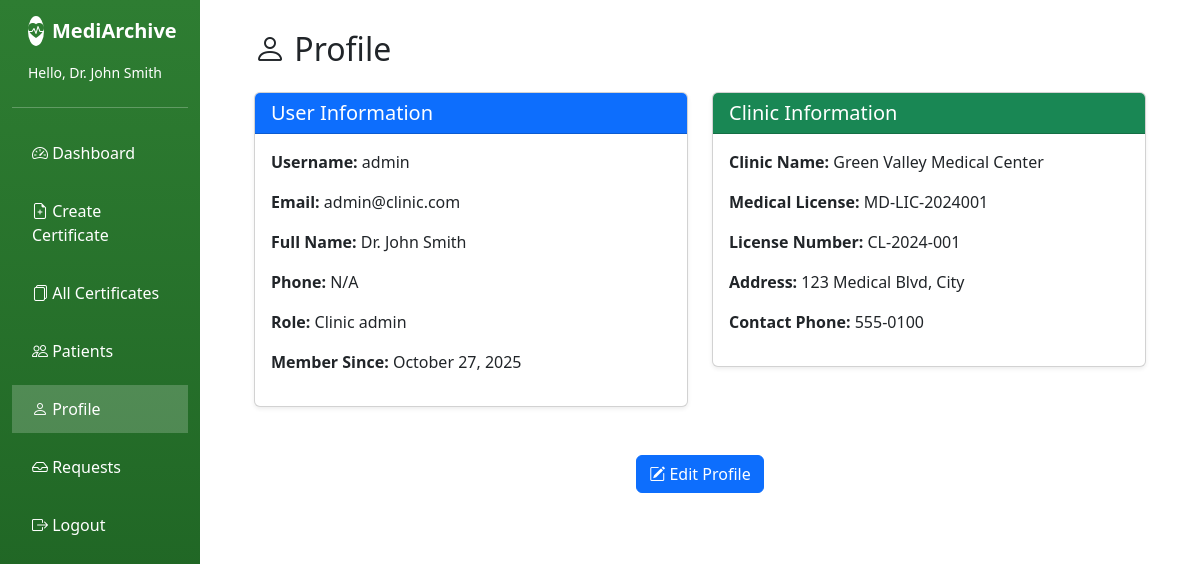
Screenshot of /views/profile.php (signed in) with the database file from the repository.
### tables this page shows
CREATE TABLE IF NOT EXISTS users (
    id INT PRIMARY KEY AUTO_INCREMENT,
    username VARCHAR(50) UNIQUE NOT NULL,
    email VARCHAR(100) UNIQUE NOT NULL,
    password VARCHAR(255) NOT NULL,
    full_name VARCHAR(100) NOT NULL,
    role ENUM('clinic_admin', 'patient') NOT NULL DEFAULT 'patient',
    phone VARCHAR(20),
    created_at TIMESTAMP DEFAULT CURRENT_TIMESTAMP,
    INDEX idx_username (username),
    INDEX idx_email (email)
);

CREATE TABLE IF NOT EXISTS clinics (
    id INT PRIMARY KEY AUTO_INCREMENT,
    user_id INT NOT NULL,
    clinic_name VARCHAR(100) NOT NULL,
    license_number VARCHAR(50),
    medical_license VARCHAR(100) NOT NULL,
    specialization VARCHAR(100) NOT NULL,
    address TEXT,
    contact_phone VARCHAR(20),
    is_available BOOLEAN DEFAULT TRUE,
    available_from TIME DEFAULT '09:00:00',
    available_to TIME DEFAULT '17:00:00',
    created_at TIMESTAMP DEFAULT CURRENT_TIMESTAMP,
    FOREIGN KEY (user_id) REFERENCES users(id) ON DELETE CASCADE,
    INDEX idx_user_id (user_id),
    INDEX idx_specialization (specialization),
    INDEX idx_is_available (is_available)
);

### views/profile.php (the view, shortened to what this page needs)
<?php
$conn = getDBConnection();
$user_id = $_SESSION['user_id'];
$stmt = $conn->prepare("SELECT * FROM users WHERE id = ?");
$stmt->bind_param("i", $user_id);
$stmt->execute();
$user = $stmt->get_result()->fetch_assoc();
if ($_SESSION['role'] === 'clinic_admin') {
    $stmt = $conn->prepare("SELECT * FROM clinics WHERE user_id = ?");
    $stmt->bind_param("i", $user_id);
    $stmt->execute();
    $profile = $stmt->get_result()->fetch_assoc();
} else {
    $stmt = $conn->prepare("SELECT * FROM patients WHERE user_id = ?");
    $stmt->bind_param("i", $user_id);
    $stmt->execute();
    $profile = $stmt->get_result()->fetch_assoc();
    $stmt->close();
}
?>
<!DOCTYPE html>
<html lang="en">
<head>
<link href="https://cdn.jsdelivr.net/npm/bootstrap@5.3.0/dist/css/bootstrap.min.css" rel="stylesheet">
<link rel="stylesheet" href="https://cdn.jsdelivr.net/npm/bootstrap-icons@1.10.0/font/bootstrap-icons.css">
</head>
<body>
<div class="container-fluid">
    <div class="row">
        <?php include 'includes/sidebar.php'; ?>
        <main class="col-md-9 ms-sm-auto col-lg-10 px-md-4">
            <div class="main-content">
                <h2 class="mb-4"><i class="bi bi-person"></i> Profile</h2>
                <div class="row">
                    <div class="col-md-6 mb-4">
                        <div class="card shadow-sm">
                            <div class="card-header bg-primary text-white">
                                <h5 class="mb-0">User Information</h5>
                            </div>
                            <div class="card-body">
                                <p><strong>Username:</strong> <?php echo htmlspecialchars($user['username']); ?></p>
                                <p><strong>Email:</strong> <?php echo htmlspecialchars($user['email']); ?></p>
                                <p><strong>Full Name:</strong> <?php echo htmlspecialchars($user['full_name']); ?></p>
                                <p><strong>Phone:</strong> <?php echo htmlspecialchars($user['phone'] ?? 'N/A'); ?></p>
                                <p><strong>Role:</strong> <?php echo str_replace('_', ' ', ucwords($user['role'])); ?></p>
                                <p><strong>Member Since:</strong> <?php echo date('F d, Y', strtotime($user['created_at'])); ?></p>
                            </div>
                        </div>
                    </div>
                    <div class="col-md-6 mb-4">
                        <div class="card shadow-sm">
                            <div class="card-header bg-success text-white">
                                <h5 class="mb-0"><?php echo $_SESSION['role'] === 'clinic_admin' ? 'Clinic Information' : 'Patient Information'; ?></h5>
                            </div>
                            <div class="card-body">
                                <?php if ($profile): ?>
                                    <?php if ($_SESSION['role'] === 'clinic_admin'): ?>
                                        <p><strong>Clinic Name:</strong> <?php echo htmlspecialchars($profile['clinic_name']); ?></p>
                                        <p><strong>Medical License:</strong> <?php echo htmlspecialchars($profile['medical_license'] ?? 'N/A'); ?></p>
                                        <p><strong>License Number:</strong> <?php echo htmlspecialchars($profile['license_number'] ?? 'N/A'); ?></p>
                                        <p><strong>Address:</strong> <?php echo htmlspecialchars($profile['address'] ?? 'N/A'); ?></p>
                                        <p><strong>Contact Phone:</strong> <?php echo htmlspecialchars($profile['contact_phone'] ?? 'N/A'); ?></p>
                                    <?php endif; ?>
                                <?php else: ?>
                                    <p class="text-muted">No additional information available</p>
                                <?php endif; ?>
                            </div>
                        </div>
                    </div>
                </div>
                <div class="text-center mt-4">
                    <a href="edit_profile.php" class="btn btn-primary">
                        <i class="bi bi-pencil-square"></i> Edit Profile
                    </a>
                </div>
            </div>
        </main>
    </div>
</div>
</body>
</html>

### views/profile.php (style rules this page uses)
.main-content { padding: 30px; }

### rows the page displays
users: username "admin", email "admin@clinic.com", full_name "Dr. John Smith", phone "N/A", role "Clinic admin", created_at "October 27, 2025"
clinics: clinic_name "Green Valley Medical Center", medical_license "MD-LIC-2024001", license_number "CL-2024-001", address "123 Medical Blvd, City", contact_phone "555-0100"

### other values shown
$_SESSION['full_name'] "Dr. John Smith"
